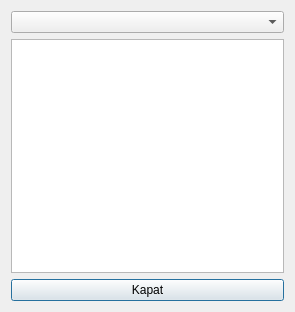
<?xml version="1.0" encoding="UTF-8"?>
<ui version="4.0">
 <class>SiparisDialog</class>
 <widget class="QDialog" name="SiparisDialog">
  <property name="geometry">
   <rect>
    <x>0</x>
    <y>0</y>
    <width>295</width>
    <height>312</height>
   </rect>
  </property>
  <property name="windowTitle">
   <string>Dialog</string>
  </property>
  <layout class="QVBoxLayout" name="verticalLayout">
   <item>
    <widget class="QComboBox" name="comboBox_katFilter"/>
   </item>
   <item>
    <widget class="QListView" name="listView">
     <property name="editTriggers">
      <set>QAbstractItemView::NoEditTriggers</set>
     </property>
    </widget>
   </item>
   <item>
    <widget class="QPushButton" name="pushButton_close">
     <property name="text">
      <string>Kapat</string>
     </property>
    </widget>
   </item>
  </layout>
 </widget>
 <resources/>
 <connections>
  <connection>
   <sender>pushButton_close</sender>
   <signal>clicked()</signal>
   <receiver>SiparisDialog</receiver>
   <slot>close()</slot>
   <hints>
    <hint type="sourcelabel">
     <x>186</x>
     <y>414</y>
    </hint>
    <hint type="destinationlabel">
     <x>236</x>
     <y>488</y>
    </hint>
   </hints>
  </connection>
 </connections>
</ui>
